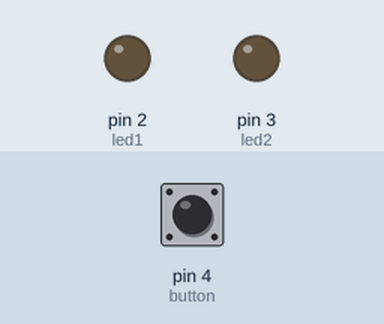
Recording of a sketch running on a simulated Arduino Uno, built with avr-gcc and run on an emulated ATmega328P. On the bench: output pins drawn as LEDs (lit = HIGH). The inputs (shaded band) are chosen by the test bench; at power-on: pin 4 (button) LOW. Random numbers use the default seed unless the sketch sets one.

Above: at 1.2 s.
1.3 s: pin 4 (button) pulled HIGH for 0.15 s
At 1.37 s:
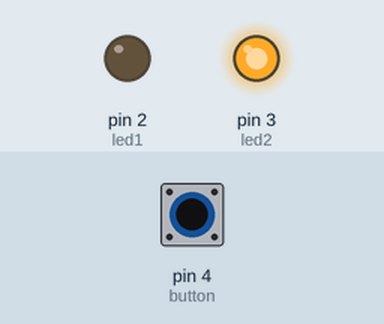
2.9 s: pin 4 (button) pulled HIGH for 3.2 s
At 7.2 s:
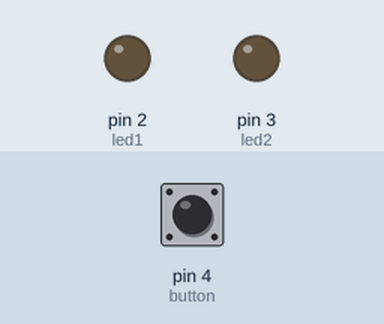
Timing chart, 0 to 8.7 s (numbered marks = the images above; inputs shaded):
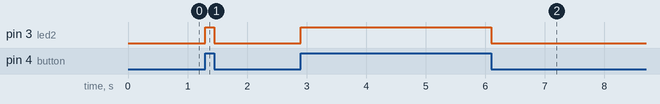

Measured:
- after the input at 1.3 s, pin 3 (led2): LOW → HIGH at once, → LOW 0.15 s later
- after the input at 2.9 s, pin 3 (led2): LOW → HIGH at once, → LOW 3.2 s later

The sketch:

e1.ino
```cpp
// (C) Henrik Lagrosen, János Litkei, Shiyao Xin; Group 35 (2024)
// Work package 0
// Exercise 1
// Submission code: 023513

const int led1 = 2;     // define the pin for the LED 1 (pin 2)
const int led2 = 3;     // define the pin for the LED 2 (pin 3)
const int button = 4;   // define the pin for the button (pin 4)

int buttonState = 0;         // define the variable for the button state
unsigned long timeNow = 0;   // define the variable for the time

void setup()   // setup function (runs once)
{
    pinMode(led1, OUTPUT);    // set the LED 1 pin as an output
    pinMode(led2, OUTPUT);    // set the LED 2 pin as an output
    pinMode(button, INPUT);   // set the button pin as an input

    timeNow = millis();   // set the time to the current time
}

void loop()   // loop function (runs over and over again)
{
    buttonState = digitalRead(button);   // read the state of the button

    if (buttonState == HIGH) {      // if the button is pressed
        digitalWrite(led2, HIGH);   // turn on the LED 2
    } else {                        // if the button is not pressed
        digitalWrite(led2, LOW);    // turn off the LED 2
    }

    if (timeNow + 1000 == millis()) {   // if 1 second has passed
        digitalWrite(led1, HIGH);       // turn on the LED 1
    }

    if (timeNow + 2000 == millis()) {   // if 2 seconds have passed
        digitalWrite(led1, LOW);        // turn off the LED 1
        timeNow = millis();             // reset the time
    }
}
```

e5.c
```cpp
// (C) Henrik Lagrosen, János Litkei, Shiyao Xin; Group 35 (2024)
// Work package 0
// Exercise 1
// Submission code: 023513

/* ----------------------------- Include section ---------------------------- */
#include <stdio.h>    // Include standard input header file
#include <stdlib.h>   // Include standard library header file
#include <time.h>     // Include time.h library header file

/* ------------------------------ Define macros ----------------------------- */
#define MAX 5   // define the maximum number used for the size of the array

/* -------------------------- Function declaration -------------------------- */
void fill_array(int *nums);   // declare function to fill array

/* -------------------------- Main program section -------------------------- */

/**
 * This program creates an array of integers, array[MAX], and then fill it with MAX number of
 * random integers from 1 to 99.
 */

// Main function
int main() {

    int array[MAX];   // declare an array of integers

    // Initialize the array
    for (int i = 0; i < MAX; i++) {
        array[i] = 0;   // initialize each element with 0
    }
    fill_array(array);
    printf("The value of the address of the array (pointer) is: %p\n",
           &array);   // output the array pointer address
    printf("First integer in the array is (array[0]): %d\n",
           array[0]);   // output the first element in the array
    printf("The last integer in the array is: %d\n",
           array[MAX - 1]);   // output the last element in the array
    printf("The size of an integer (number of bytes) is: %lu\n",
           sizeof(int));   // output the the size of an integer
    printf("The size of the whole array in bytes is: %lu\n",
           (sizeof(int) * MAX));   // output the bytes of the array
    int i = 0;                     // define a counter
    int *num = array;              // define a pointer to the array
    while (*num && i < MAX) {   // loop the array via a pointer until the last element of the array
        printf("%d\t", *num);
        printf("%d\n", ((*num) * 2));
        i++;     // increment the counter
        num++;   // move the pointer forward
    }
    // exit the program successfully
    return 0;
}

void fill_array(int *nums) {
    srand(time(NULL));   // seed the number
    int num;             // declare a int variable
    for (int i = 0; i < MAX; i++) {
        num = rand() % 99 + 1;   // store the generated number in a variable temperarily
        nums[i] = num;           // assign the number in the array
        // printf("%d\n", nums[i]);
    }
}
```

e6.c
```cpp
// (C) Henrik Lagrosen, János Litkei, Shiyao Xin; Group 35 (2024)
// Work package 0
// Exercise 1
// Submission code: 023513

#include <stdio.h>    // includes standard i/o library
#include <string.h>   // includes string library for strcpy

#define MAX_INPUT 21   // defines the maximum input length

// custom function to copy a string
void copyString(char *dest, char *src) {
    do {                // do-while loop to copy the string
        *dest = *src;   // copies the character from src to dest
        dest++;         // increments the destination pointer
        // increments the source pointer and checks if it's the end of the string
    } while (*(++src) != '\0');

    *dest = '\0';   // adds the null terminator to the end of the string
}

// main function
int main() {
    // declares the original array and the two copies
    char input[MAX_INPUT], c1[MAX_INPUT], c2[MAX_INPUT];
    fgets(input, MAX_INPUT, stdin);   // reads string from stdin

    strcpy(c1, input);       // copies the string using strcpy
    copyString(c2, input);   // copies the string using my own brilliant function

    printf("Original:   %s\n", input);
    printf("strcpy:     %s\n", c1);
    printf("copyString: %s\n", c2);
}
```
